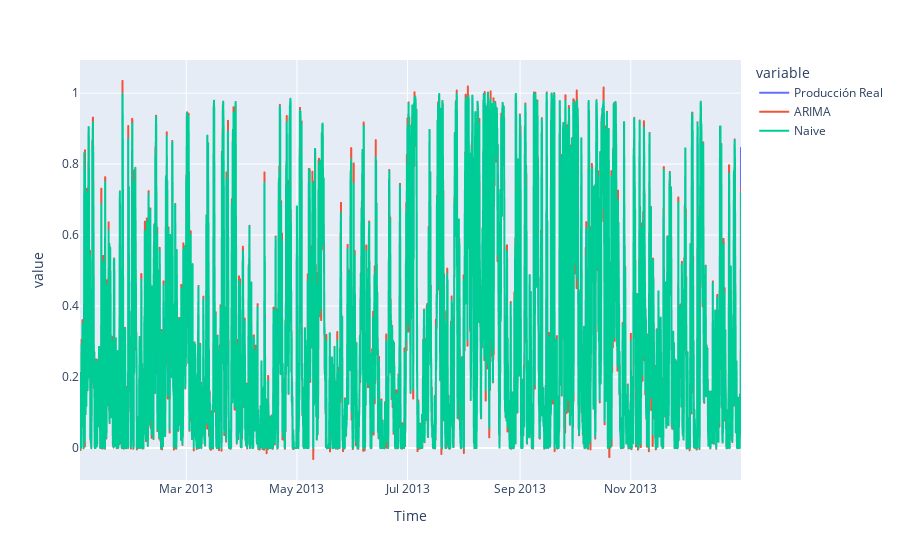

This figure's notebook cell:
### Code cell
horizonte_prediccion = 1
column_name = f'+{horizonte_prediccion}h'


df_resultados = arima_predictions_matrix.copy()
df_resultados['Time'] = df_resultados.index
df_resultados['ARIMA'] = df_resultados[column_name]
df_resultados['Naive'] = df_fut['Power'].shift(horizonte_prediccion)
df_resultados['Producción Real'] = df_resultados['Power']
#df_fut['ARIMA'] = arima_predictions_matrix[column_name].values
fig = pl.line(df_resultados, x='Time', y=['Producción Real', 'ARIMA', 'Naive'])
fig.show()

### Figure 1 — Plotly figure (JSON) as saved in the notebook; plotly's stock layout.template omitted (floating-point values rounded to 4 significant figures; data arrays with more than 128 entries replaced by an {"elided": "..."} marker saying what was removed)
{"data": [{"hovertemplate": "variable=Producción Real<br>Time=%{x}<br>value=%{y}<extra></extra>", "legendgroup": "Producción Real", "line": {"color": "#636efa", "dash": "solid"}, "marker": {"symbol": "circle"}, "mode": "lines", "name": "Producción Real", "showlegend": true, "type": "scattergl", "x": {"elided": "8744 str values"}, "xaxis": "x", "y": {"elided": "8744 float values"}, "yaxis": "y"}, {"hovertemplate": "variable=ARIMA<br>Time=%{x}<br>value=%{y}<extra></extra>", "legendgroup": "ARIMA", "line": {"color": "#EF553B", "dash": "solid"}, "marker": {"symbol": "circle"}, "mode": "lines", "name": "ARIMA", "showlegend": true, "type": "scattergl", "x": {"elided": "8744 str values"}, "xaxis": "x", "y": {"elided": "8744 float values"}, "yaxis": "y"}, {"hovertemplate": "variable=Naive<br>Time=%{x}<br>value=%{y}<extra></extra>", "legendgroup": "Naive", "line": {"color": "#00cc96", "dash": "solid"}, "marker": {"symbol": "circle"}, "mode": "lines", "name": "Naive", "showlegend": true, "type": "scattergl", "x": {"elided": "8744 str values"}, "xaxis": "x", "y": {"elided": "8744 float values"}, "yaxis": "y"}], "layout": {"legend": {"title": {"text": "variable"}, "tracegroupgap": 0}, "margin": {"t": 60}, "xaxis": {"anchor": "y", "domain": [0, 1], "title": {"text": "Time"}}, "yaxis": {"anchor": "x", "domain": [0, 1], "title": {"text": "value"}}}}
